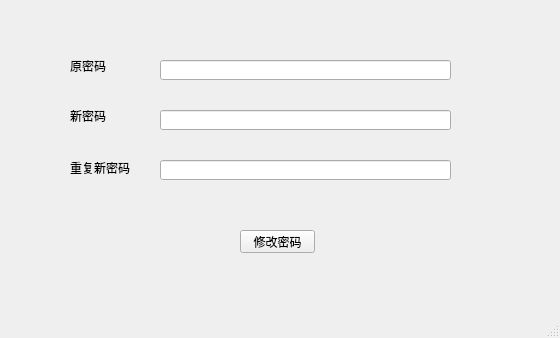
<?xml version="1.0" encoding="UTF-8"?>
<ui version="4.0">
 <class>EditPasswordWindow</class>
 <widget class="QMainWindow" name="EditPasswordWindow">
  <property name="geometry">
   <rect>
    <x>0</x>
    <y>0</y>
    <width>560</width>
    <height>338</height>
   </rect>
  </property>
  <property name="windowTitle">
   <string>MainWindow</string>
  </property>
  <widget class="QWidget" name="centralwidget">
   <widget class="QLabel" name="label">
    <property name="geometry">
     <rect>
      <x>70</x>
      <y>60</y>
      <width>54</width>
      <height>12</height>
     </rect>
    </property>
    <property name="text">
     <string>原密码</string>
    </property>
   </widget>
   <widget class="QLabel" name="label_2">
    <property name="geometry">
     <rect>
      <x>70</x>
      <y>110</y>
      <width>54</width>
      <height>12</height>
     </rect>
    </property>
    <property name="text">
     <string>新密码</string>
    </property>
   </widget>
   <widget class="QLabel" name="label_3">
    <property name="geometry">
     <rect>
      <x>70</x>
      <y>160</y>
      <width>71</width>
      <height>16</height>
     </rect>
    </property>
    <property name="text">
     <string>重复新密码</string>
    </property>
   </widget>
   <widget class="QLineEdit" name="et_originpwd">
    <property name="geometry">
     <rect>
      <x>160</x>
      <y>60</y>
      <width>291</width>
      <height>20</height>
     </rect>
    </property>
   </widget>
   <widget class="QLineEdit" name="et_newpwd">
    <property name="geometry">
     <rect>
      <x>160</x>
      <y>110</y>
      <width>291</width>
      <height>20</height>
     </rect>
    </property>
   </widget>
   <widget class="QLineEdit" name="et_newpwd_2">
    <property name="geometry">
     <rect>
      <x>160</x>
      <y>160</y>
      <width>291</width>
      <height>20</height>
     </rect>
    </property>
   </widget>
   <widget class="QPushButton" name="btn_editpwd">
    <property name="geometry">
     <rect>
      <x>240</x>
      <y>230</y>
      <width>75</width>
      <height>23</height>
     </rect>
    </property>
    <property name="text">
     <string>修改密码</string>
    </property>
   </widget>
  </widget>
  <widget class="QMenuBar" name="menubar">
   <property name="geometry">
    <rect>
     <x>0</x>
     <y>0</y>
     <width>560</width>
     <height>23</height>
    </rect>
   </property>
  </widget>
  <widget class="QStatusBar" name="statusbar"/>
 </widget>
 <resources/>
 <connections/>
</ui>
